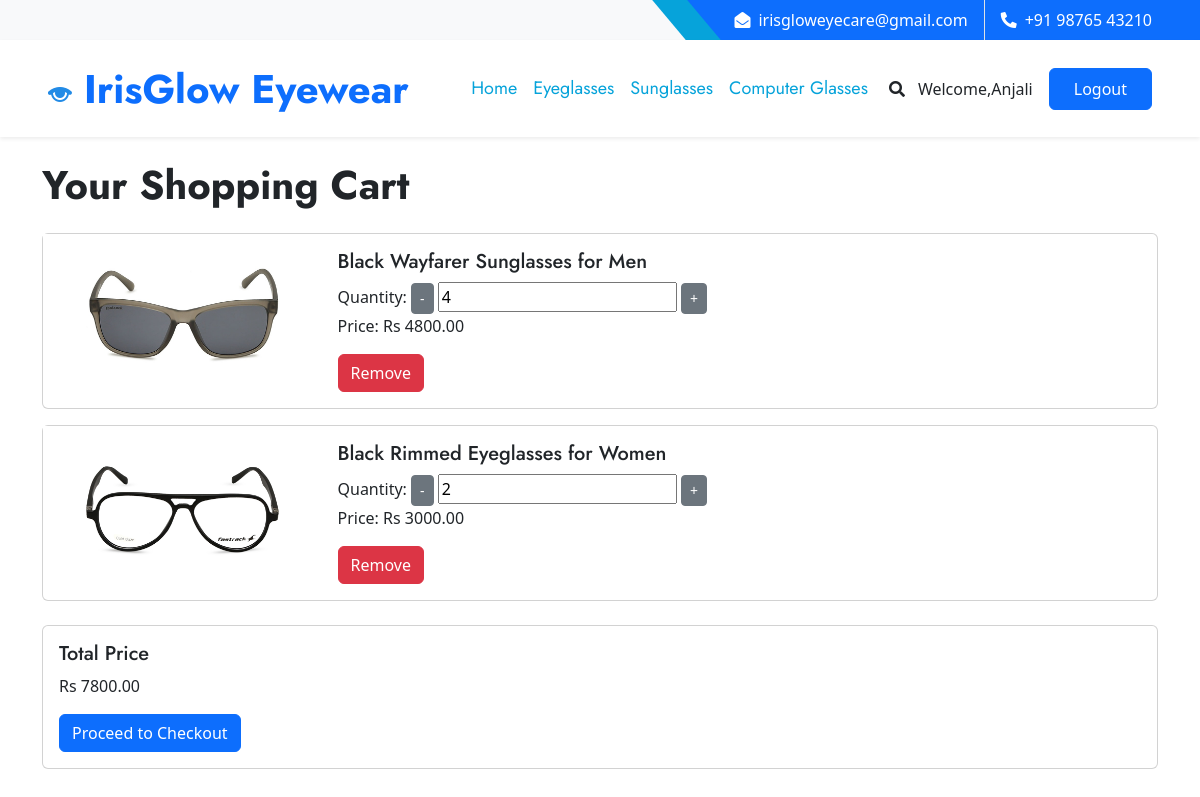
Page /cart/ (signed in) on the earlier database version.
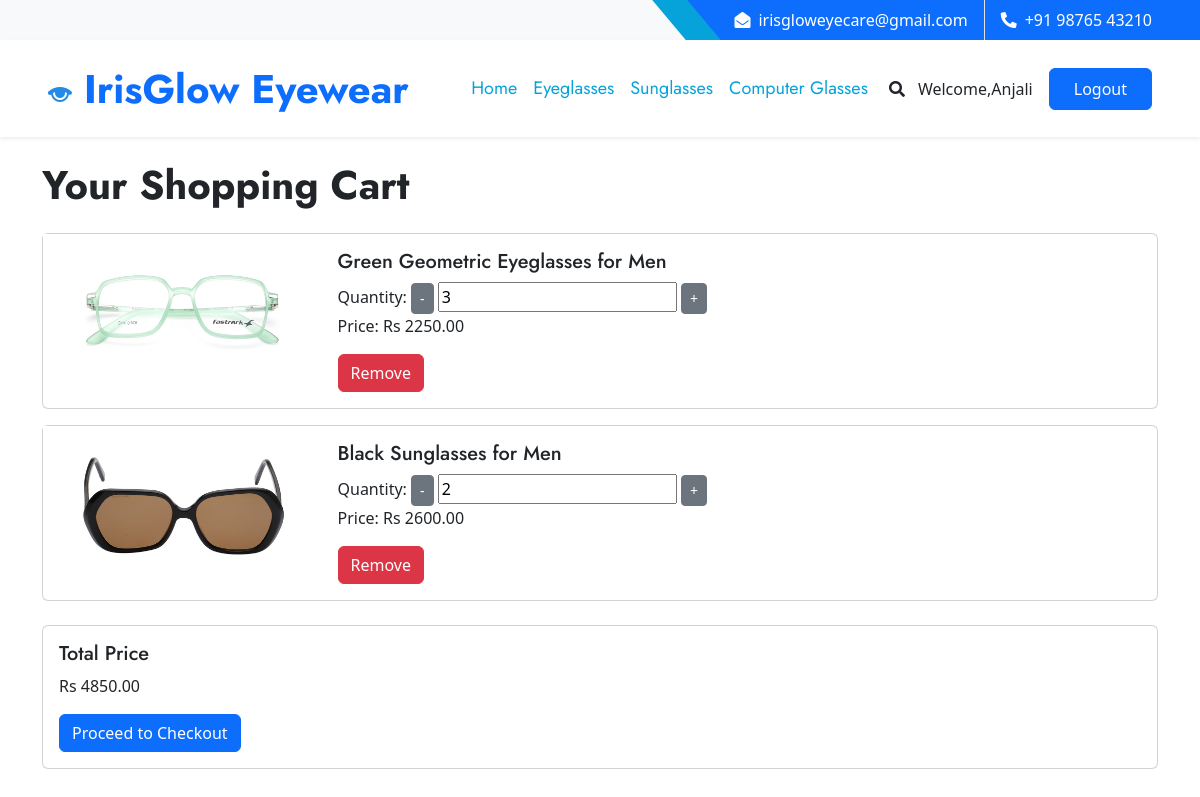
Same page on the later database version.
### IrisGlowApp/models.py (models this page shows, shortened)
class CustomUser(AbstractUser):
    PATIENT = 1
    DOCTOR = 2
    SPECTS = 3
    ADMIN = 4
    ROLE_CHOICE = (
        (PATIENT, 'Patient'),
        (DOCTOR, 'Doctor'),
        (SPECTS, 'Spects'),
        (ADMIN,'Admin'),
    )
    username=None
    first_name = models.CharField(max_length=50)
    last_name = models.CharField(max_length=50)
    USERNAME_FIELD = 'email'
    email = models.EmailField(max_length=100, unique=True)
    phone = models.CharField(max_length=12, blank=True)
    password = models.CharField(max_length=128)
    role = models.PositiveSmallIntegerField(choices=ROLE_CHOICE, blank=True, null=True,default='1')
    is_admin = models.BooleanField(default=False)
    is_staff = models.BooleanField(default=False)
    is_active = models.BooleanField(default=True)
    is_superadmin = models.BooleanField(default=False)
    REQUIRED_FIELDS = ['first_name','last_name', 'phone']
    objects = UserManager()

class UserCart(models.Model):
    user = models.ForeignKey(User, on_delete=models.CASCADE)
    created_at = models.DateTimeField(auto_now_add=True)
    updated_at = models.DateTimeField(auto_now=True)
    frame = models.ForeignKey(Frame, on_delete=models.CASCADE)
    quantity = models.PositiveIntegerField(default=1)
    def total_price(self):
        return self.frame.price * self.quantity

class Frame(models.Model):
    GENDER_CHOICES = (
        ('M', 'Male'),
        ('F', 'Female'),
        ('K', 'Kids'),
    )
    CATEGORY_CHOICES = (
        ('Eyeglasses', 'Eyeglasses'),
        ('Sunglasses', 'Sunglasses'),
        ('Computer Glasses', 'Computer Glasses'),
    )
    FRAME_MATERIAL_CHOICES = (
        ('Metal', 'Metal'),
        ('Plastic', 'Plastic'),
        ('Wood', 'Wood'),
        ('Aluminium', 'Aluminium'),
        ('Glass', 'Glass'),
    )
    FRAME_STYLE_CHOICES = (
        ('Circle', 'Circle'),
        ('Rectangle', 'Rectangle'),
        ('Geometric', 'Geometric'),
        ('Square', 'Square'),
    )
    SIZE_CHOICES = (
        ('Small', 'Small'),
        ('Medium', 'Medium'),
        ('Large', 'Large'),
    )
    BRAND_CHOICES = (
        ('Fastrack', 'Fastrack'),
        ('Titan', 'Titan'),
        ('Essilor', 'Essilor'),
        ('Ray-Ban', 'Ray-Ban'),
        ('Boss', 'Boss'),
        ('Polaroid', 'Polaroid'),
        ('Vogue', 'Vogue'),
    )
    COLOR_CHOICES = (
        ('Red', 'Red'),
        ('Blue', 'Blue'),
        ('Green', 'Green'),
        ('Black', 'Black'),
        ('White', 'White'),
    )
    TEMPLE_LENGTH_CHOICES = [
        ('140', '140 mm'),
        ('141', '141 mm'),
        ('142', '142 mm'),
        ('143', '143 mm'),
        ('144', '144 mm'),
        ('145', '145 mm'),
        ('146', '146 mm'),
        ('147', '147 mm'),
        ('148', '148 mm'),
        ('149', '149 mm'),
        ('150', '150 mm'),
        ('151', '151 mm'),
        ('152', '152 mm'),
        ('153', '153 mm'),
        ('154', '154 mm'),
        ('155', '155 mm'),
        ('156', '156 mm'),
        ('157', '157 mm'),
        ('158', '158 mm'),
    ]
    BRIDGE_SIZE_CHOICES = [
        ('15', '15 mm'),
        ('16', '16 mm'),
        ('17', '17 mm'),
        ('18', '18 mm'),
        ('19', '19 mm'),
        ('20', '20 mm'),
        ('21', '21 mm'),
        ('22', '22 mm'),
        ('23', '23 mm'),
        ('24', '24 mm'),
        ('25', '25 mm'),
    ]
    LENS_WIDTH_CHOICES = [
        ('45', '45 mm'),
        ('46', '46 mm'),
        ('47', '47 mm'),
        ('48', '48 mm'),
        ('49', '49 mm'),
        ('50', '50 mm'),
        ('51', '51 mm'),
        ('52', '52 mm'),
        ('53', '53 mm'),
        ('54', '54 mm'),
        ('55', '55 mm'),
        ('56', '56 mm'),
        ('57', '57 mm'),
        ('58', '58 mm'),
    ]
    name = models.CharField(max_length=255, unique=True)
    brand_name = models.CharField(max_length=255, choices=BRAND_CHOICES)
    category = models.CharField(max_length=255, choices=CATEGORY_CHOICES)
    product_description = models.TextField()
    material_description = models.TextField()
    gender = models.CharField(max_length=1, choices=GENDER_CHOICES)
    price = models.DecimalField(max_digits=10, decimal_places=2, validators=[MaxValueValidator(10000)])
    stock_quantity = models.PositiveIntegerField(default=0)
    production_date = models.DateField(null=True, blank=True)
    color = models.CharField(max_length=50, null=True, blank=True, choices=COLOR_CHOICES)
    size = models.CharField(max_length=10, choices=SIZE_CHOICES, null=True, blank=True)
    frame_material = models.CharField(max_length=20, choices=FRAME_MATERIAL_CHOICES, null=True, blank=True)
    frame_style = models.CharField(max_length=20, choices=FRAME_STYLE_CHOICES, null=True, blank=True)
    temple_length = models.CharField(max_length=3, choices=TEMPLE_LENGTH_CHOICES, default='15')
    bridge_size = models.CharField(max_length=5, choices=BRIDGE_SIZE_CHOICES, default='15')
    lens_width = models.CharField(max_length=5, choices=LENS_WIDTH_CHOICES, default='15')
    thumbnail = models.ImageField(upload_to='frame_thumbnails/')
    image_2 = models.ImageField(upload_to='frame_images/', blank=True, null=True)
    image_3 = models.ImageField(upload_to='frame_images/', blank=True, null=True)
    image_4 = models.ImageField(upload_to='frame_images/', blank=True, null=True)
    image_5 = models.ImageField(upload_to='frame_images/', blank=True, null=True)
    frame_id = models.AutoField(primary_key=True, unique=True)

### IrisGlowApp/views.py (the view)
# urls.py: path('cart/', view_cart, name='cart'),
def view_cart(request):
    user = request.user
    user_cart_items = UserCart.objects.filter(user=user)
    total_price = sum(item.total_price() for item in user_cart_items)
    return render(request, 'cart.html', {'cart_items': user_cart_items, 'total_price': total_price})

### template/cart.html (shortened to what this page needs)
{% load static %}
<!DOCTYPE html>
<html lang="en">
<head>
    <link href="https://cdnjs.cloudflare.com/ajax/libs/font-awesome/5.10.0/css/all.min.css" rel="stylesheet">
    <link href="https://cdn.jsdelivr.net/npm/bootstrap-icons@1.4.1/font/bootstrap-icons.css" rel="stylesheet">
    <link href="{% static 'lib/owlcarousel/assets/owl.carousel.min.css' %}" rel="stylesheet">
    <link href="{% static 'lib/animate/animate.min.css' %}" rel="stylesheet">
    <link href="{% static 'lib/tempusdominus/css/tempusdominus-bootstrap-4.min.css' %}" rel="stylesheet" />
    <link href="{% static 'lib/twentytwenty/twentytwenty.css' %}" rel="stylesheet" />
    <link href="{% static 'css/bootstrap.min.css' %}" rel="stylesheet">
    <link href="{% static 'css/style.css' %}" rel="stylesheet">
    <link href="https://cdn.jsdelivr.net/npm/bootstrap@5.3.0/dist/css/bootstrap.min.css" rel="stylesheet">
</head>
<body>
    <div class="container-fluid bg-light ps-5 pe-0 d-none d-lg-block">
        <div class="row gx-0">
            <div class="col-md-6 text-center text-lg-start mb-2 mb-lg-0">
            </div>
            <div class="col-md-6 text-center text-lg-end">
                <div class="position-relative d-inline-flex align-items-center bg-primary text-white top-shape px-5">
                    <div class="me-3 pe-3 border-end py-2">
                        <p class="m-0"><i class="fa fa-envelope-open me-2"></i>irisgloweyecare@gmail.com</p>
                    </div>
                    <div class="py-2">
                        <p class="m-0"><i class="fa fa-phone-alt me-2"></i>+91 98765 43210</p>
                    </div>
                </div>
            </div>
        </div>
    </div>
    <nav class="navbar navbar-expand-lg bg-white navbar-light shadow-sm px-5 py-3 py-lg-0">
        <a href="index.html" class="navbar-brand p-0">
            <h1 class="m-0 text-primary">
                <img src="{% static 'img/img1.png' %}">
              IrisGlow Eyewear</h1>
        </a>
        {% if user.is_authenticated %}
        <div class="collapse navbar-collapse" id="navbarCollapse">
            <div class="navbar-nav ms-auto py-0">
                <a href="{% url 'buyframes' %}" class="nav-item nav-link active">Home</a>
                <a href="{% url 'eyeglasses' %}" class="nav-item nav-link active">Eyeglasses</a>
                <a href="{% url 'sunglasses' %}" class="nav-item nav-link active">Sunglasses</a>
                <a href="{% url 'computerglasses' %}" class="nav-item nav-link active">Computer Glasses</a>
                </div>
            </div>
            <button type="button" class="btn text-dark" data-bs-toggle="modal" data-bs-target="#searchModal"><i class="fa fa-search"></i></button>
            <a href="" class="nav-item nav-link">Welcome,{{user.first_name}}</a>
            <a href="{% url 'logout' %}" class="btn btn-primary py-2 px-4 ms-3">Logout</a>
        {% endif %}
    </nav>
<div class="container mt-4">
    <h1 class="mb-4">Your Shopping Cart</h1>
    {% if cart_items %}
        {% for item in cart_items %}
            <div class="card mb-3">
                <div class="row g-0">
                    <div class="col-md-3">
                        <img src="{{ item.frame.thumbnail.url }}" alt="{{ item.frame.name }}" class="img-fluid">
                    </div>
                    <div class="col-md-9">
                        <div class="card-body">
                            <h5 class="card-title">{{ item.frame.name }}</h5>
                            <form method="POST" action="{% url 'update_cart' frame_id=item.frame_id %}" class="update-form">
                                <label for="quantity">Quantity:</label>
                                <button type="submit" class="btn btn-secondary btn-sm" name="quantity" value="{{ item.quantity|add:"-1" }}" onclick="return updateQuantity(this, -1)">-</button>
                                <input type="number" name="quantity" value="{{ item.quantity }}" min="1" readonly>
                                <button type="submit" class="btn btn-secondary btn-sm" name="quantity" value="{{ item.quantity|add:"1" }}" onclick="return updateQuantity(this, 1)">+</button>
                            </form>
                            <p class="card-text">Price: Rs <span class="total-price">{{ item.total_price }}</span></p>
                            <a href="{% url 'remove_from_cart' frame_id=item.frame_id %}" class="btn btn-danger">Remove</a>
                        </div>
                    </div>
                </div>
            </div>
        {% endfor %}
        <div class="card mt-4">
            <div class="card-body">
                <h5 class="card-title">Total Price</h5>
                <p class="card-text"> Rs <span id="cart-total">{{ total_price }}</span></p>
                <a href="{% url 'checkout' %}" class="btn btn-primary">Proceed to Checkout</a>
            </div>
        </div>
    {% else %}
        <p>Your cart is empty.</p>
    {% endif %}
</div>

### static/css/style.css (style rules this page uses)
:root { --primary: #06A3DA; --secondary: #F57E57; --light: #EEF9FF; --dark: #091E3E; }
h1, h2, .font-weight-bold { font-weight: 700 !important; }
h5, h6, .font-weight-medium { font-weight: 500 !important; }
.btn { font-family: 'Jost', sans-serif; font-weight: 600; transition: .5s; }
.btn-primary, .btn-secondary { color: #FFFFFF; }
.top-shape::before { position: absolute; content: ""; width: 35px; height: 100%; top: 0; left: -17px; background: var(--primary); transform: skew(40deg); }
.navbar-light .navbar-nav .nav-link { font-family: 'Jost', sans-serif; padding: 35px 15px; font-size: 18px; color: var(--dark); outline: none; transition: .5s; }
.navbar-light .navbar-nav .nav-link:hover, .navbar-light .navbar-nav .nav-link.active { color: var(--primary); }

Differences in the rows shown:
removed UserCart: frame.thumbnail (picture), frame.name "Black Wayfarer Sunglasses for Men", quantity "4", total_price "4800.00"
removed UserCart: frame.thumbnail (picture), frame.name "Black Rimmed Eyeglasses for Women", quantity "2", total_price "3000.00"
added UserCart: frame.thumbnail (picture), frame.name "Green Geometric Eyeglasses for Men", quantity "3", total_price "2250.00"
added UserCart: frame.thumbnail (picture), frame.name "Black Sunglasses for Men", quantity "2", total_price "2600.00"
Other differences:
{{ total_price }}: "7800.00" → "4850.00"
